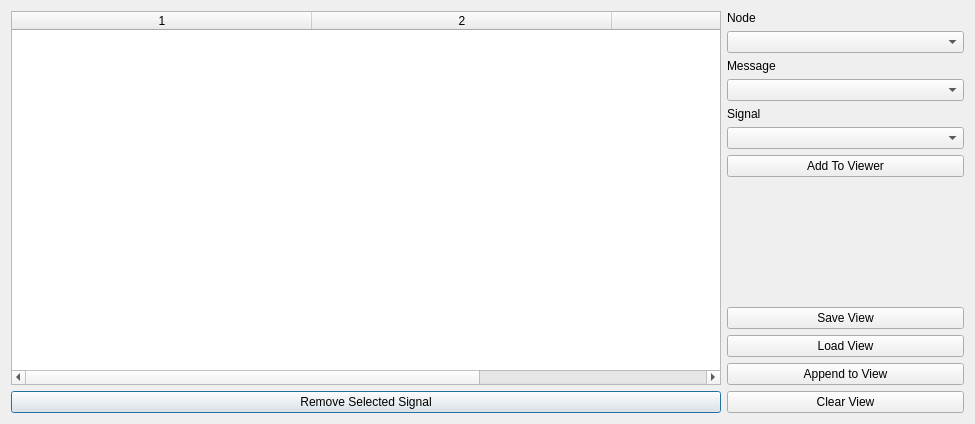
<?xml version="1.0" encoding="UTF-8"?>
<ui version="4.0">
 <class>SignalViewerWindowLIN</class>
 <widget class="QDialog" name="SignalViewerWindowLIN">
  <property name="geometry">
   <rect>
    <x>0</x>
    <y>0</y>
    <width>975</width>
    <height>424</height>
   </rect>
  </property>
  <property name="windowTitle">
   <string>Signal Viewer</string>
  </property>
  <layout class="QHBoxLayout" name="horizontalLayout" stretch="3,1">
   <item>
    <layout class="QVBoxLayout" name="verticalLayout_2">
     <item>
      <widget class="QTableWidget" name="tableViewer">
       <property name="sortingEnabled">
        <bool>true</bool>
       </property>
       <property name="columnCount">
        <number>3</number>
       </property>
       <attribute name="horizontalHeaderDefaultSectionSize">
        <number>300</number>
       </attribute>
       <attribute name="horizontalHeaderStretchLastSection">
        <bool>true</bool>
       </attribute>
       <attribute name="verticalHeaderStretchLastSection">
        <bool>false</bool>
       </attribute>
       <column/>
       <column/>
       <column/>
      </widget>
     </item>
     <item>
      <widget class="QPushButton" name="btnRemove">
       <property name="text">
        <string>Remove Selected Signal</string>
       </property>
      </widget>
     </item>
    </layout>
   </item>
   <item>
    <layout class="QVBoxLayout" name="verticalLayout">
     <item>
      <widget class="QLabel" name="label_3">
       <property name="text">
        <string>Node</string>
       </property>
      </widget>
     </item>
     <item>
      <widget class="QComboBox" name="cbNodes"/>
     </item>
     <item>
      <widget class="QLabel" name="label">
       <property name="text">
        <string>Message</string>
       </property>
      </widget>
     </item>
     <item>
      <widget class="QComboBox" name="cbMessages"/>
     </item>
     <item>
      <widget class="QLabel" name="label_2">
       <property name="text">
        <string>Signal</string>
       </property>
      </widget>
     </item>
     <item>
      <widget class="QComboBox" name="cbSignals"/>
     </item>
     <item>
      <widget class="QPushButton" name="btnAdd">
       <property name="text">
        <string>Add To Viewer</string>
       </property>
      </widget>
     </item>
     <item>
      <spacer name="verticalSpacer">
       <property name="orientation">
        <enum>Qt::Vertical</enum>
       </property>
       <property name="sizeHint" stdset="0">
        <size>
         <width>20</width>
         <height>40</height>
        </size>
       </property>
      </spacer>
     </item>
     <item>
      <widget class="QPushButton" name="btnSave">
       <property name="text">
        <string>Save View</string>
       </property>
      </widget>
     </item>
     <item>
      <widget class="QPushButton" name="btnLoad">
       <property name="text">
        <string>Load View</string>
       </property>
      </widget>
     </item>
     <item>
      <widget class="QPushButton" name="btnAppend">
       <property name="text">
        <string>Append to View</string>
       </property>
      </widget>
     </item>
     <item>
      <widget class="QPushButton" name="btnClear">
       <property name="text">
        <string>Clear View</string>
       </property>
      </widget>
     </item>
    </layout>
   </item>
  </layout>
 </widget>
 <resources/>
 <connections/>
</ui>
